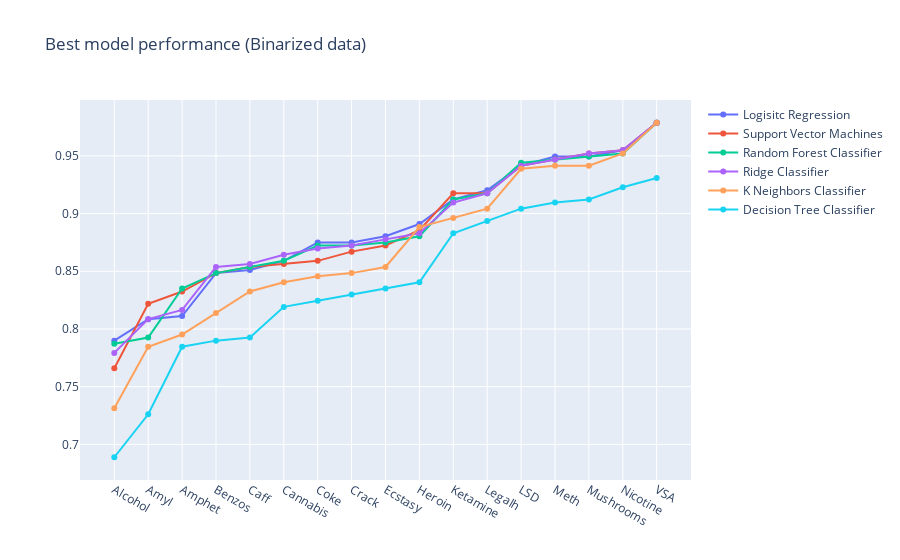

Here is the notebook cell this chart was saved with:
### Markdown cell above
### Graph showing the best predicted model

### Code cell
fig = go.Figure()

for model in list(models.keys()):
    fig.add_trace(go.Scatter(
    x=drugs,
    y=df_plotsB[model].sort_values(),
    name=model
    ))
fig.update_layout(title='Best model performance (Binarized data)')
fig.show()

### Figure 1 — Plotly figure (JSON) as saved in the notebook; plotly's stock layout.template omitted (floating-point values rounded to 4 significant figures)
{"data": [{"name": "Logisitc Regression", "type": "scatter", "x": ["Alcohol", "Amyl", "Amphet", "Benzos", "Caff", "Cannabis", "Coke", "Crack", "Ecstasy", "Heroin", "Ketamine", "Legalh", "LSD", "Meth", "Mushrooms", "Nicotine", "VSA"], "y": [0.7899, 0.8085, 0.8112, 0.8484, 0.8511, 0.859, 0.875, 0.875, 0.8803, 0.891, 0.9122, 0.9202, 0.9415, 0.9495, 0.9495, 0.9548, 0.9787]}, {"name": "Support Vector Machines", "type": "scatter", "x": ["Alcohol", "Amyl", "Amphet", "Benzos", "Caff", "Cannabis", "Coke", "Crack", "Ecstasy", "Heroin", "Ketamine", "Legalh", "LSD", "Meth", "Mushrooms", "Nicotine", "VSA"], "y": [0.766, 0.8218, 0.8324, 0.8484, 0.8537, 0.8564, 0.859, 0.867, 0.8723, 0.8856, 0.9176, 0.9176, 0.9415, 0.9468, 0.9521, 0.9548, 0.9787]}, {"name": "Random Forest Classifier", "type": "scatter", "x": ["Alcohol", "Amyl", "Amphet", "Benzos", "Caff", "Cannabis", "Coke", "Crack", "Ecstasy", "Heroin", "Ketamine", "Legalh", "LSD", "Meth", "Mushrooms", "Nicotine", "VSA"], "y": [0.7872, 0.7926, 0.8351, 0.8484, 0.8537, 0.859, 0.8723, 0.8723, 0.875, 0.8803, 0.9122, 0.9176, 0.9441, 0.9468, 0.9495, 0.9521, 0.9787]}, {"name": "Ridge Classifier", "type": "scatter", "x": ["Alcohol", "Amyl", "Amphet", "Benzos", "Caff", "Cannabis", "Coke", "Crack", "Ecstasy", "Heroin", "Ketamine", "Legalh", "LSD", "Meth", "Mushrooms", "Nicotine", "VSA"], "y": [0.7793, 0.8085, 0.8165, 0.8537, 0.8564, 0.8644, 0.8697, 0.8723, 0.8777, 0.883, 0.9096, 0.9176, 0.9415, 0.9468, 0.9521, 0.9548, 0.9787]}, {"name": "K Neighbors Classifier", "type": "scatter", "x": ["Alcohol", "Amyl", "Amphet", "Benzos", "Caff", "Cannabis", "Coke", "Crack", "Ecstasy", "Heroin", "Ketamine", "Legalh", "LSD", "Meth", "Mushrooms", "Nicotine", "VSA"], "y": [0.7314, 0.7846, 0.7952, 0.8138, 0.8324, 0.8404, 0.8457, 0.8484, 0.8537, 0.8883, 0.8963, 0.9043, 0.9388, 0.9415, 0.9415, 0.9521, 0.9787]}, {"name": "Decision Tree Classifier", "type": "scatter", "x": ["Alcohol", "Amyl", "Amphet", "Benzos", "Caff", "Cannabis", "Coke", "Crack", "Ecstasy", "Heroin", "Ketamine", "Legalh", "LSD", "Meth", "Mushrooms", "Nicotine", "VSA"], "y": [0.6888, 0.7261, 0.7846, 0.7899, 0.7926, 0.8191, 0.8245, 0.8298, 0.8351, 0.8404, 0.883, 0.8936, 0.9043, 0.9096, 0.9122, 0.9229, 0.9309]}], "layout": {"title": {"text": "Best model performance (Binarized data)"}}}
